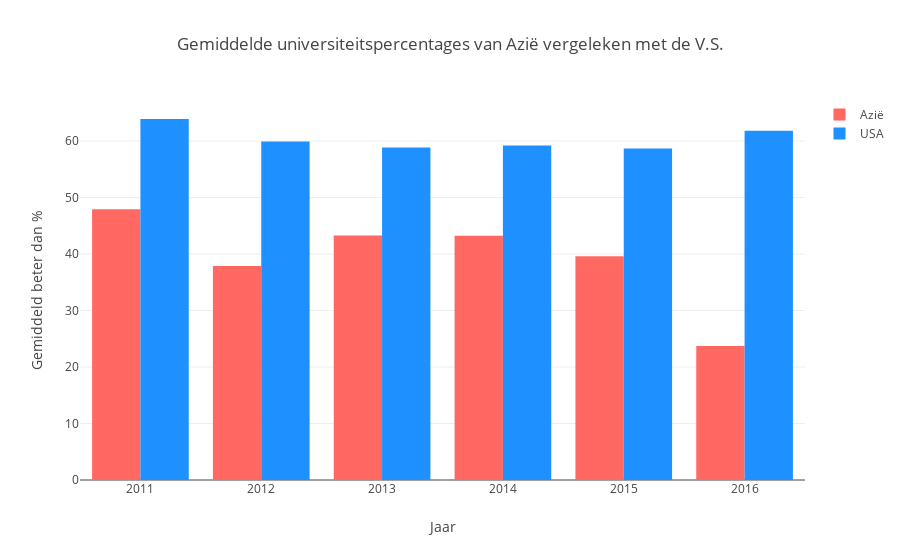

The code cell stored with this chart in its notebook:
### Markdown cell above
Deze kaart laat zien hoe goed volgens de wereldranglijst van de Times de universiteiten per land zijn vergeleken met alle andere landen van de wereldranglijst. Canada heeft bijvoorbeeld een percentage van 59,2 % in 2016. Dit betekent dat de universiteiten van Canada gemiddeld beter zijn dan 60% van de universiteiten van de wereld. De universiteiten van Canada behoren dus gemiddeld tot de top 40% van de wereld. De V.S. heeft een veel hogere score dan bijvoorbeeld China of Japan over de jaren 2011-2016. Hieronder wordt een barplot afgebeeld dat de universiteiten van een aantal prominente landen van Azië vergelijkt met die van de V.S.

### Code cell
barplot_ranks()

### Figure 1 — Plotly figure (JSON) as saved in the notebook; plotly's stock layout.template omitted (floating-point values rounded to 4 significant figures)
{"data": [{"marker": {"color": "#FF6961"}, "name": "Azië", "type": "bar", "uid": "37950217-5ac8-4e1e-bf79-642b8b9e256f", "x": [2011, 2012, 2013, 2014, 2015, 2016], "y": [47.92, 37.86, 43.29, 43.23, 39.61, 23.74]}, {"marker": {"color": "#1e90ff"}, "name": "USA", "type": "bar", "uid": "98bcc072-4299-40e2-93da-10505820a19b", "x": [2011, 2012, 2013, 2014, 2015, 2016], "y": [63.9, 59.93, 58.84, 59.19, 58.69, 61.8]}], "layout": {"barmode": "group", "title": {"text": "Gemiddelde universiteitspercentages van Azië vergeleken met de V.S."}, "xaxis": {"title": {"text": "Jaar"}, "type": "category"}, "yaxis": {"title": {"text": "Gemiddeld beter dan %"}}}}
